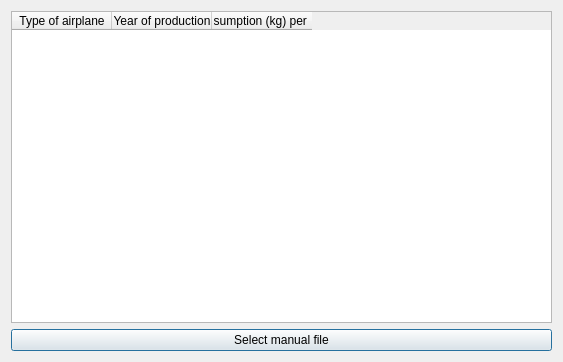
<?xml version="1.0" encoding="UTF-8"?>
<ui version="4.0">
 <class>Manual</class>
 <widget class="QDialog" name="Manual">
  <property name="geometry">
   <rect>
    <x>0</x>
    <y>0</y>
    <width>563</width>
    <height>362</height>
   </rect>
  </property>
  <property name="windowTitle">
   <string>Dialog</string>
  </property>
  <layout class="QGridLayout" name="gridLayout">
   <item row="0" column="0">
    <widget class="QTableWidget" name="tableWidget">
     <column>
      <property name="text">
       <string>Type of airplane</string>
      </property>
     </column>
     <column>
      <property name="text">
       <string>Year of production</string>
      </property>
     </column>
     <column>
      <property name="text">
       <string>Fuel consumption (kg) per 1000 km</string>
      </property>
     </column>
    </widget>
   </item>
   <item row="1" column="0">
    <widget class="QPushButton" name="choose_manual_button">
     <property name="text">
      <string>Select manual file</string>
     </property>
    </widget>
   </item>
  </layout>
 </widget>
 <resources/>
 <connections/>
</ui>
